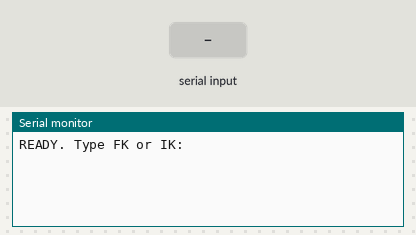
Recording of a sketch running on a simulated Arduino Uno, built with avr-gcc and run on an emulated ATmega328P. Shown: the last lines printed to the serial monitor. The test bench sets the inputs (shaded band). EEPROM starts erased.

Above: at 1.4 s.
1.5 s: "STOP\n" received over Serial
At 2.2 s:
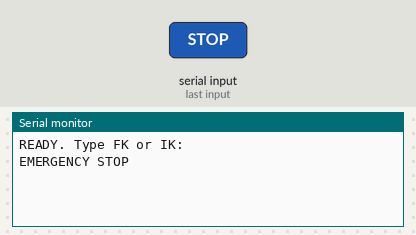
3.0 s: "STOP 1\n" received over Serial
At 3.4 s:
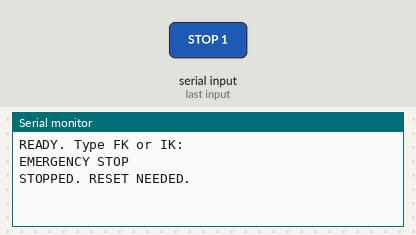
4.5 s: "RESET\n" received over Serial
At 5.7 s:
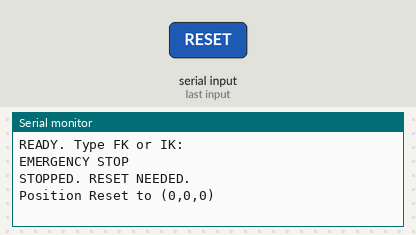
6.0 s: "FK\n" received over Serial
At 6.21 s:
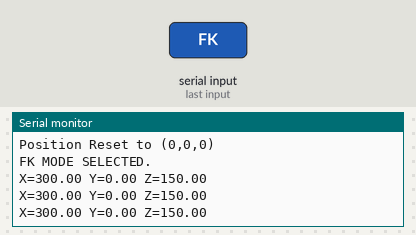
7.5 s: "IK\n" received over Serial
At 7.51 s:
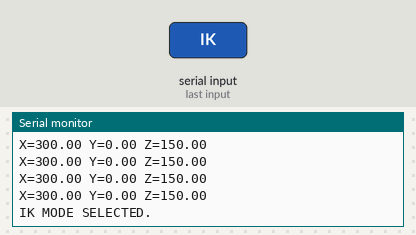

Measured:
- after the input at 1.5 s, the serial monitor: prints a new line at once (image 1)
- after the input at 3.0 s, the serial monitor: prints a new line at once (image 2)
- after the input at 4.5 s, the serial monitor: prints a new line at once (image 3)
- after the input at 6.0 s, the serial monitor: prints a new line at once (image 4)
- after the input at 7.5 s, the serial monitor: prints a new line at once (image 5)

The sketch:

scara_robot.ino
```cpp
#include <AccelStepper.h>
#include <math.h>
#include <EEPROM.h>

// Motor pins
#define MOTOR1_STEP 2
#define MOTOR1_DIR 3
#define MOTOR2_STEP 4
#define MOTOR2_DIR 5
#define MOTOR3_STEP 6
#define MOTOR3_DIR 7

AccelStepper stepper1(AccelStepper::DRIVER, MOTOR1_STEP, MOTOR1_DIR);
AccelStepper stepper2(AccelStepper::DRIVER, MOTOR2_STEP, MOTOR2_DIR);
AccelStepper stepper3(AccelStepper::DRIVER, MOTOR3_STEP, MOTOR3_DIR);

const float stepsPerRevolution = 1600.0;
const float mmPerStep_Z = 0.01;
const float stepsPerDegree = stepsPerRevolution / 360.0;

const float l0 = 250;
const float l1 = 150;
const float l2 = 150;
const float l3 = 100;

String mode = "";
bool emergencyStop = false;
long last_report_time = 0;

void setup() {
    Serial.begin(9600);
    delay(200);

    // Load positions from EEPROM
    long theta1_steps, theta2_steps, d3_steps;

    EEPROM.get(0, theta1_steps);
    EEPROM.get(10, theta2_steps);
    EEPROM.get(20, d3_steps);

    stepper1.setCurrentPosition(theta1_steps);
    stepper2.setCurrentPosition(theta2_steps);
    stepper3.setCurrentPosition(d3_steps);

    setDefaultMotorSettings();
    Serial.println("READY. Type FK or IK:");
}

void loop() {
    if (Serial.available()) {
        String input = Serial.readStringUntil('\n');
        input.trim();

        if (input == "STOP") {
            emergencyStop = true;
            stepper1.stop();
            stepper2.stop();
            stepper3.stop();

            Serial.println("EMERGENCY STOP");
            return;
        }

        if (input == "RESET") {
            stepper1.setCurrentPosition(0);
            stepper2.setCurrentPosition(0);
            stepper3.setCurrentPosition(0);

            savePositionToEEPROM();
            Serial.println("Position Reset to (0,0,0)");
            return;
        }

        if (input == "FK") {
            mode = "FK";
            Serial.println("FK MODE SELECTED.");
            return;
        }

        if (input == "IK") {
            mode = "IK";
            Serial.println("IK MODE SELECTED.");
            return;
        }

        if (emergencyStop) {
            Serial.println("STOPPED. RESET NEEDED.");
            return;
        }

        if (mode == "FK") {
            float dtheta1 = readNextFloat(input);
            float dtheta2 = readNextFloat(input);
            float dd3 = input.toFloat();

            long t1_steps = stepper1.currentPosition()
                + (long)(dtheta1 * stepsPerDegree);

            long t2_steps = stepper2.currentPosition()
                + (long)(dtheta2 * stepsPerDegree);

            long d3_steps = stepper3.currentPosition()
                + (long)(dd3 / mmPerStep_Z);

            stepper1.moveTo(t1_steps);
            stepper2.moveTo(t2_steps);
            stepper3.moveTo(d3_steps);

            Serial.println("SYNCHRONIZED MOTION START");

            while (stepper1.distanceToGo() != 0 ||
                   stepper2.distanceToGo() != 0 ||
                   stepper3.distanceToGo() != 0) {

                stepper1.run();
                stepper2.run();
                stepper3.run();

                reportLivePosition();
            }

            savePositionToEEPROM();
        }
        else if (mode == "IK") {
            float x = readNextFloat(input);
            float y = readNextFloat(input);
            float z = input.toFloat();

            float r2 = x * x + y * y;

            float cos_theta2 =
                (r2 - l1 * l1 - l2 * l2) / (2 * l1 * l2);

            if (abs(cos_theta2) > 1) {
                Serial.println("Unreachable Point.");
                return;
            }

            float sin_theta2 =
                sqrt(1 - cos_theta2 * cos_theta2);

            float theta2 = atan2(sin_theta2, cos_theta2);

            float k1 = l1 + l2 * cos(theta2);
            float k2 = l2 * sin(theta2);

            float theta1 =
                atan2(y, x) - atan2(k2, k1);

            float d3 = l0 - z - l3;

            long t1_steps =
                (long)(degrees(theta1) * stepsPerDegree);

            long t2_steps =
                (long)(degrees(theta2) * stepsPerDegree);

            long d3_steps = (long)(d3 / mmPerStep_Z);

            stepper1.moveTo(t1_steps);
            stepper2.moveTo(t2_steps);
            stepper3.moveTo(d3_steps);

            Serial.println("SYNCHRONIZED MOTION START");

            while (stepper1.distanceToGo() != 0 ||
                   stepper2.distanceToGo() != 0 ||
                   stepper3.distanceToGo() != 0) {

                stepper1.run();
                stepper2.run();
                stepper3.run();

                reportLivePosition();
            }

            savePositionToEEPROM();
        }
    }

    stepper1.run();
    stepper2.run();
    stepper3.run();

    reportLivePosition();
}

void reportLivePosition() {
    unsigned long now = millis();

    if (now - last_report_time < 100) return;

    last_report_time = now;

    float theta1 =
        stepper1.currentPosition() / stepsPerDegree;

    float theta2 =
        stepper2.currentPosition() / stepsPerDegree;

    float d3 =
        stepper3.currentPosition() * mmPerStep_Z;

    if (mode == "FK") {
        float x = l1 * cos(radians(theta1))
                + l2 * cos(radians(theta1 + theta2));

        float y = l1 * sin(radians(theta1))
                + l2 * sin(radians(theta1 + theta2));

        float z = l0 - d3 - l3;

        Serial.print("X=");
        Serial.print(x);

        Serial.print(" Y=");
        Serial.print(y);

        Serial.print(" Z=");
        Serial.println(z);
    }
    else if (mode == "IK") {
        Serial.print("θ1=");
        Serial.print(theta1);

        Serial.print(" θ2=");
        Serial.print(theta2);

        Serial.print(" d3=");
        Serial.println(d3);
    }
}

float readNextFloat(String &s) {
    float val = s.substring(0, s.indexOf(' ')).toFloat();
    s = s.substring(s.indexOf(' ') + 1);
    return val;
}

void setDefaultMotorSettings() {
    stepper1.setMaxSpeed(500);
    stepper2.setMaxSpeed(500);
    stepper3.setMaxSpeed(500);

    stepper1.setAcceleration(300);
    stepper2.setAcceleration(300);
    stepper3.setAcceleration(200);
}

void savePositionToEEPROM() {
    EEPROM.put(0, stepper1.currentPosition());
    EEPROM.put(10, stepper2.currentPosition());
    EEPROM.put(20, stepper3.currentPosition());
}
```
